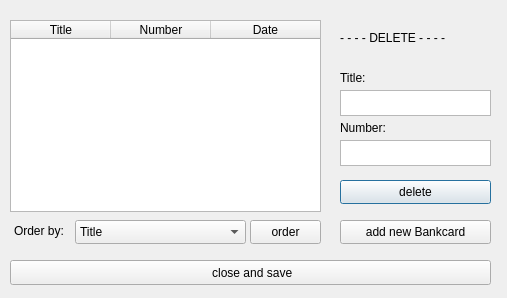
<?xml version="1.0" encoding="UTF-8"?>
<ui version="4.0">
 <class>MyBankcardWindow</class>
 <widget class="QDialog" name="MyBankcardWindow">
  <property name="geometry">
   <rect>
    <x>0</x>
    <y>0</y>
    <width>507</width>
    <height>298</height>
   </rect>
  </property>
  <property name="windowTitle">
   <string>Dialog</string>
  </property>
  <widget class="QTableWidget" name="tableWidget">
   <property name="geometry">
    <rect>
     <x>10</x>
     <y>20</y>
     <width>311</width>
     <height>192</height>
    </rect>
   </property>
   <attribute name="horizontalHeaderStretchLastSection">
    <bool>true</bool>
   </attribute>
   <column>
    <property name="text">
     <string>Title</string>
    </property>
   </column>
   <column>
    <property name="text">
     <string>Number</string>
    </property>
   </column>
   <column>
    <property name="text">
     <string>Date</string>
    </property>
   </column>
  </widget>
  <widget class="QLabel" name="label_Delete">
   <property name="geometry">
    <rect>
     <x>340</x>
     <y>30</y>
     <width>130</width>
     <height>16</height>
    </rect>
   </property>
   <property name="text">
    <string>- - - - DELETE - - - -</string>
   </property>
  </widget>
  <widget class="QLabel" name="label_Title">
   <property name="geometry">
    <rect>
     <x>340</x>
     <y>70</y>
     <width>49</width>
     <height>16</height>
    </rect>
   </property>
   <property name="text">
    <string>Title:</string>
   </property>
  </widget>
  <widget class="QLabel" name="label_Number">
   <property name="geometry">
    <rect>
     <x>340</x>
     <y>120</y>
     <width>49</width>
     <height>16</height>
    </rect>
   </property>
   <property name="text">
    <string>Number:</string>
   </property>
  </widget>
  <widget class="QTextEdit" name="textEdit_Title">
   <property name="geometry">
    <rect>
     <x>340</x>
     <y>90</y>
     <width>151</width>
     <height>26</height>
    </rect>
   </property>
  </widget>
  <widget class="QTextEdit" name="textEdit_Number">
   <property name="geometry">
    <rect>
     <x>340</x>
     <y>140</y>
     <width>151</width>
     <height>26</height>
    </rect>
   </property>
  </widget>
  <widget class="QPushButton" name="pushButton_delete">
   <property name="geometry">
    <rect>
     <x>340</x>
     <y>180</y>
     <width>151</width>
     <height>24</height>
    </rect>
   </property>
   <property name="text">
    <string>delete</string>
   </property>
  </widget>
  <widget class="QPushButton" name="pushButton_add">
   <property name="geometry">
    <rect>
     <x>340</x>
     <y>220</y>
     <width>151</width>
     <height>24</height>
    </rect>
   </property>
   <property name="text">
    <string>add new Bankcard</string>
   </property>
  </widget>
  <widget class="QPushButton" name="pushButton_close">
   <property name="geometry">
    <rect>
     <x>10</x>
     <y>260</y>
     <width>481</width>
     <height>25</height>
    </rect>
   </property>
   <property name="text">
    <string> close and save</string>
   </property>
  </widget>
  <widget class="QComboBox" name="comboBox">
   <property name="geometry">
    <rect>
     <x>75</x>
     <y>220</y>
     <width>171</width>
     <height>24</height>
    </rect>
   </property>
   <item>
    <property name="text">
     <string>Title</string>
    </property>
   </item>
   <item>
    <property name="text">
     <string>Number</string>
    </property>
   </item>
   <item>
    <property name="text">
     <string>Date</string>
    </property>
   </item>
  </widget>
  <widget class="QLabel" name="label_OrderBy">
   <property name="geometry">
    <rect>
     <x>14</x>
     <y>221</y>
     <width>71</width>
     <height>20</height>
    </rect>
   </property>
   <property name="text">
    <string>Order by:</string>
   </property>
  </widget>
  <widget class="QPushButton" name="pushButton_Order">
   <property name="geometry">
    <rect>
     <x>250</x>
     <y>220</y>
     <width>71</width>
     <height>24</height>
    </rect>
   </property>
   <property name="text">
    <string>order</string>
   </property>
  </widget>
 </widget>
 <resources/>
 <connections/>
</ui>
